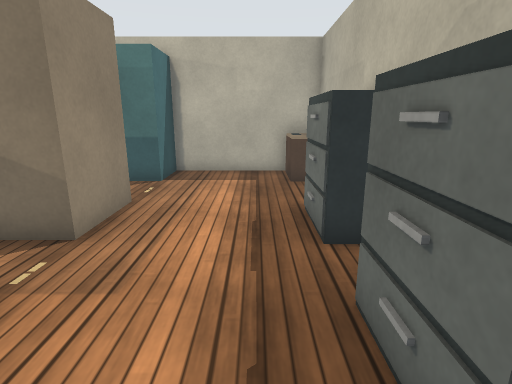
view 1 (above)

20 first-person views from a walk through a world built for the Gazebo simulator. The camera is 1.1 m above the floor, tilts 14° down and sees 80° across. The floor is counted in squares, 0.5 m on a side. Each view is taken from the middle of a square. On the plan, view 1 faces up. The plan holds only what a view shows up to about 18 squares ahead; the rest is blank. Surface patterns are stand-ins for the level's own textures.

view 2
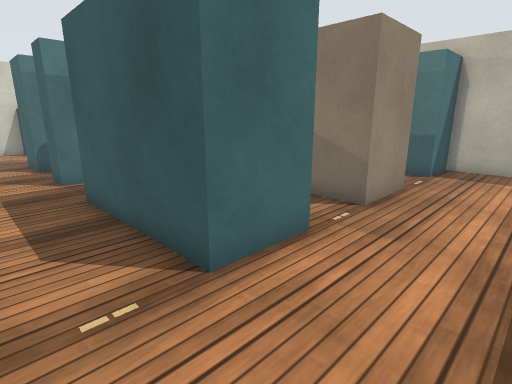

view 3
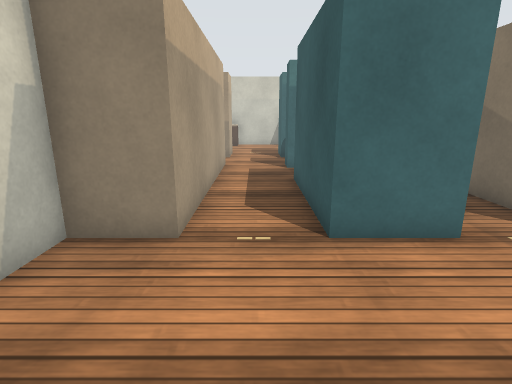

view 4
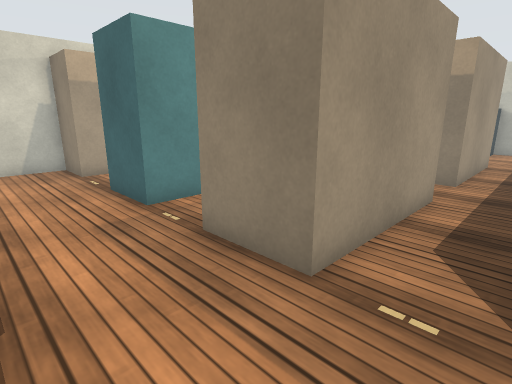

view 5
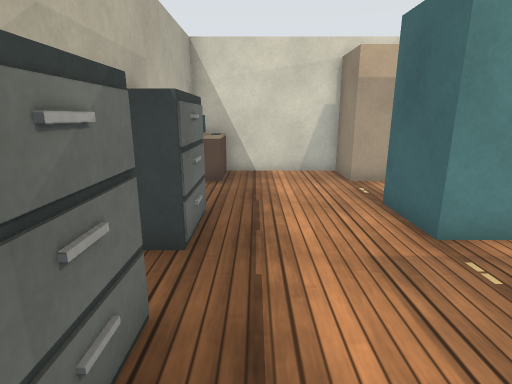

view 6
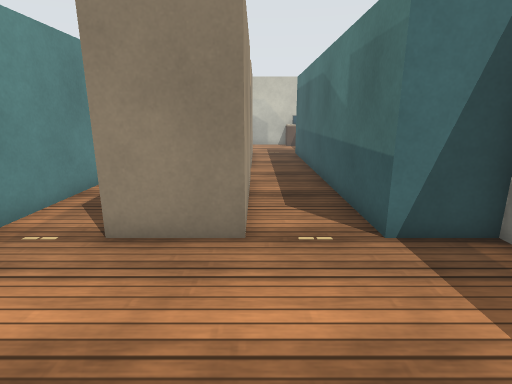

view 7
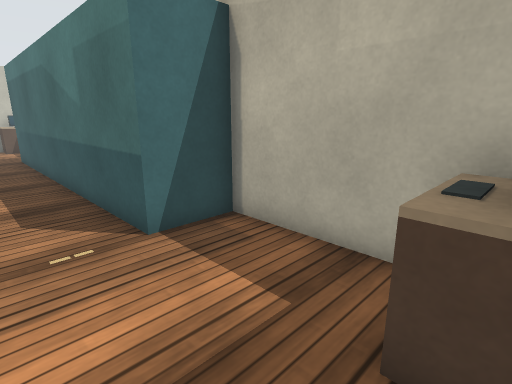

view 8
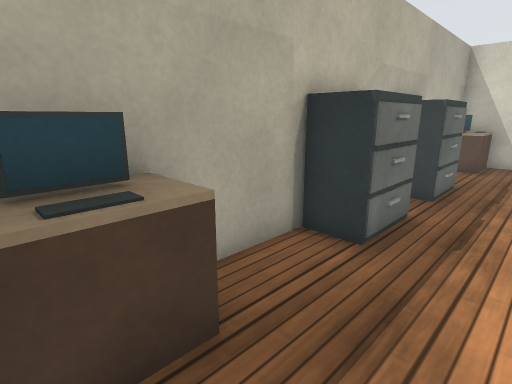

view 9
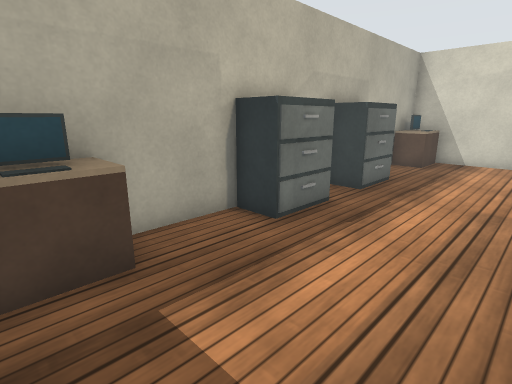

view 10
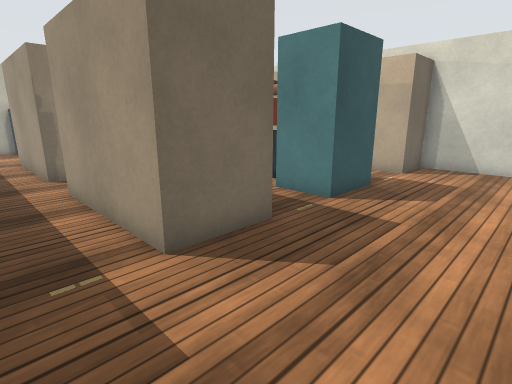

view 11
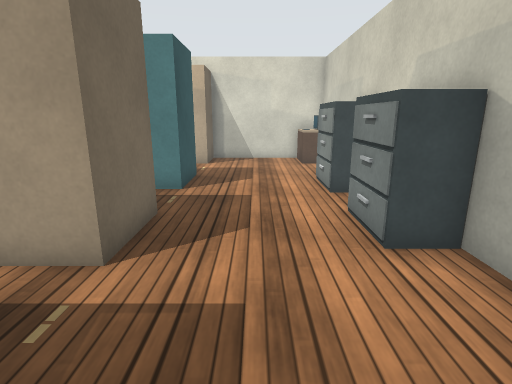

view 12
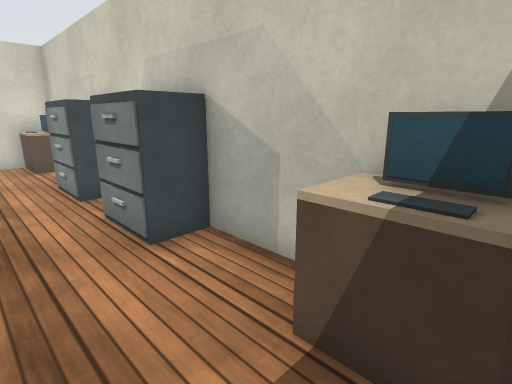

view 13
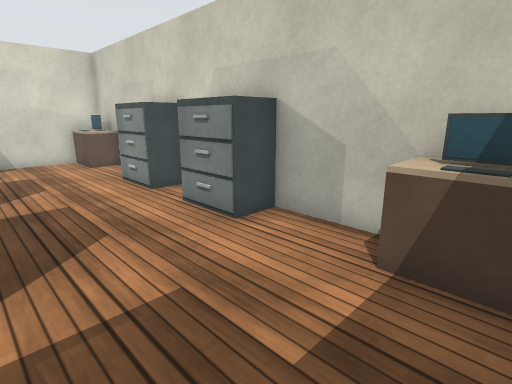

view 14
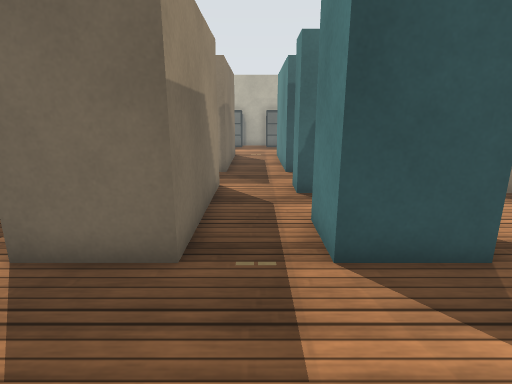

view 15
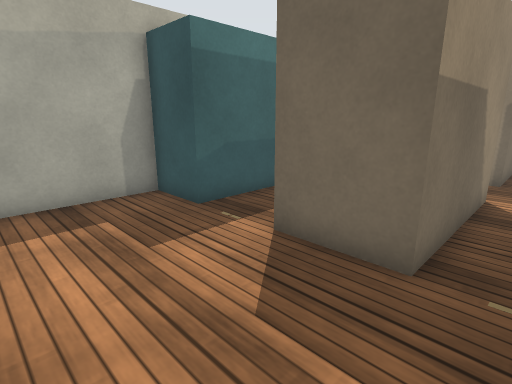

view 16
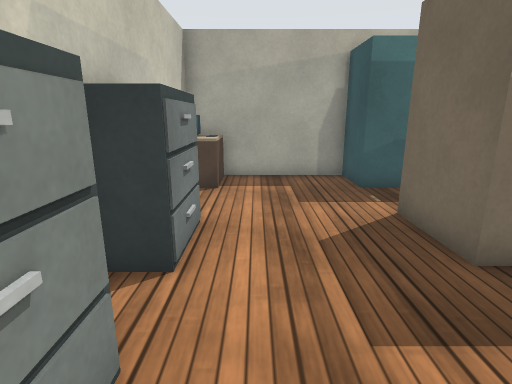

view 17
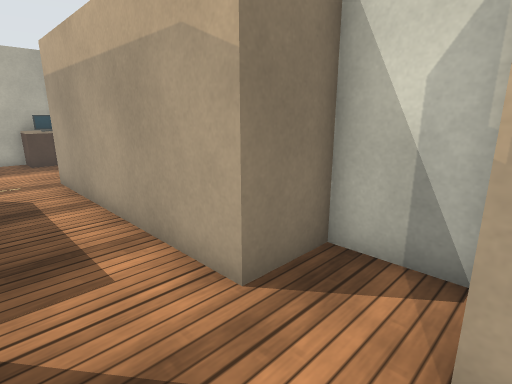

view 18
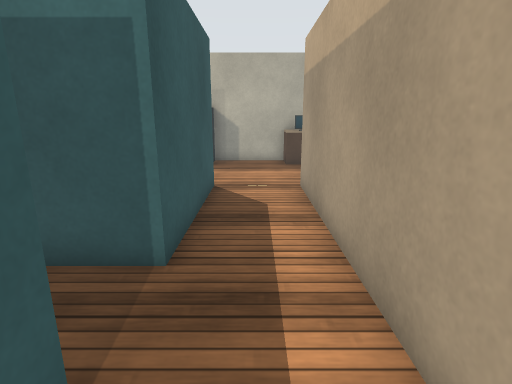

view 19
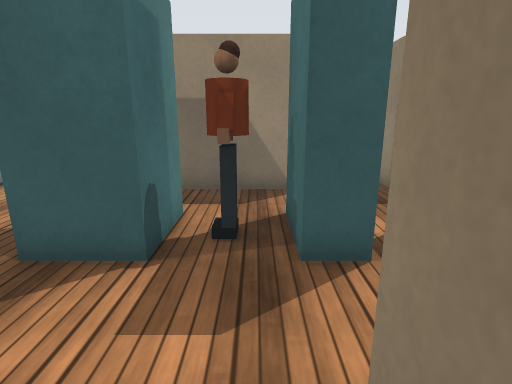

view 20
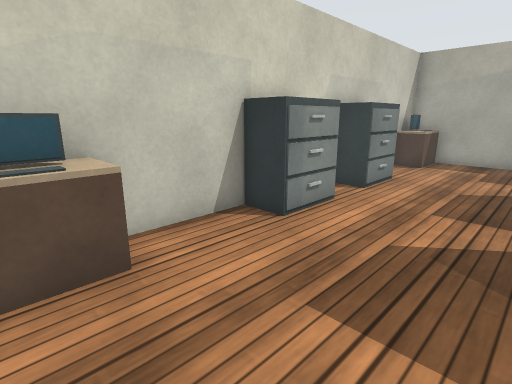

### Floor plan
Key: @ floor where view 1 was taken; # wall or solid block; . floor; B brown box; A dark grey box; G grey box; C cyan box; O other object.
Columns run from 23 left of view 1 to 3 right of it. Each row starts with its distance up from view 1.
 13 ########           ########
 12 #AB....#           #....BA#
 11 #AA....#############....AA#
 10 #.........................#
  9 #.........................#
  8 #......BBBBB...BBBBB......#
  7 #AA....B    B B    B....AA#
  6 # O....B      B    B....G #
  5 #AA....BBBBB...BBBBB....AA#
  4 #.........................#
  3 #AA....CC..C...CCCCC....AA#
  2 # G....CCOOC .C    C....G #
  1 #AA....CC.OCC.CCCCCC....AA#
  0 #......................@..#
 -1 #.........................#
 -2 #.........................#
 -3 #AA....BB..#########....OO#
 -4 #AA....BB..#       #....OO#
 -5 #######  ###       ########

Positions as (right, up) in squares from view 1, and headings:
1: (0, 0), facing up
2: (0, -2), facing up-left
3: (2, -1), facing left
4: (0, 10), facing down-left
5: (0, 8), facing down
6: (2, 8), facing left
7: (2, 8), facing up-left
8: (-1, 12), facing down-right
9: (-3, 12), facing down-right
10: (-21, 10), facing down-right
11: (-19, 12), facing down
12: (-19, 12), facing down-left
13: (-17, 12), facing down-left
14: (-21, 4), facing right
15: (-21, 4), facing up-right
16: (-20, 1), facing up
17: (-15, 0), facing down-right
18: (-13, -1), facing right
19: (-13, -4), facing up
20: (-17, -4), facing up-left
